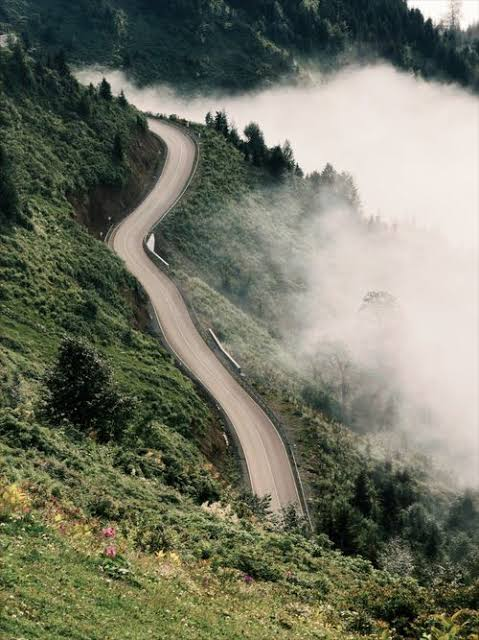
//> input picture gorev_3/goruntu_isleme_3/goruntu_isleme_3/resim.jpg, 479 x 640 px
$ ./Main   (built with g++ and OpenCV 4)
//> lines starting //> are read from the running program, lines starting //| are printed output that depends on the picture
#include <iostream>
#include <vector>
#include <cmath>
#include <algorithm>
#include <opencv2/opencv.hpp>

// ============================================================================
// MANUEL CLAHE (Contrast Limited Adaptive Histogram Equalization) ALGORİTMASI
// ============================================================================
cv::Mat manualCLAHE(const cv::Mat& src, double clipLimitVal, int gridX, int gridY) {
    int width = src.cols;
    int height = src.rows;

    int tileW = width / gridX;
    int tileH = height / gridY;

    // Her blok için CDF (kümülatif dağılım) tablosu: gridY x gridX x 256
    std::vector<std::vector<std::vector<uchar>>> cdfTables(
        gridY, std::vector<std::vector<uchar>>(gridX, std::vector<uchar>(256, 0))
    );

    // 1. ADIM: Her karonun histogramını çıkar, Clip Limit uygula ve CDF hesapla
    for (int gy = 0; gy < gridY; ++gy) {
        for (int gx = 0; gx < gridX; ++gx) {
            int startX = gx * tileW;
            int startY = gy * tileH;
            int actualTileW = (gx == gridX - 1) ? (width - startX) : tileW;
            int actualTileH = (gy == gridY - 1) ? (height - startY) : tileH;
            int totalPixels = actualTileW * actualTileH;

            // Blok histogramını hesapla
            std::vector<int> hist(256, 0);
            for (int y = 0; y < actualTileH; ++y) {
                const uchar* ptr = src.ptr<uchar>(startY + y);
                for (int x = 0; x < actualTileW; ++x) {
                    hist[ptr[startX + x]]++;
                }
            }

            // Clip Limit eşiğini aşan pikselleri kırp ve kalanlara eşit dağıt
            int clipLimit = static_cast<int>(clipLimitVal * (totalPixels / 256.0));
            if (clipLimit < 1) clipLimit = 1;

            int clipped = 0;
            for (int i = 0; i < 256; ++i) {
                if (hist[i] > clipLimit) {
                    clipped += (hist[i] - clipLimit);
                    hist[i] = clipLimit;
                }
            }

            int redist = clipped / 256;
            int residual = clipped % 256;
            for (int i = 0; i < 256; ++i) {
                hist[i] += redist;
            }
            for (int i = 0; i < residual; ++i) {
                hist[i]++;
            }

            // CDF (Kümülatif Dağılım Fonksiyonu) ve [0, 255] normalizasyonu
            int sum = 0;
            for (int i = 0; i < 256; ++i) {
                sum += hist[i];
                float val = (static_cast<float>(sum) / totalPixels) * 255.0f;
                cdfTables[gy][gx][i] = cv::saturate_cast<uchar>(std::round(val));
            }
        }
    }

    // 2. ADIM: Blok sınırlarını yumuşatmak için Çift Doğrusal İnterpolasyon (Bilinear)
    cv::Mat dst = cv::Mat::zeros(src.size(), CV_8UC1);

    for (int y = 0; y < height; ++y) {
        uchar* dstPtr = dst.ptr<uchar>(y);
        const uchar* srcPtr = src.ptr<uchar>(y);

        float fy = (y - tileH / 2.0f) / static_cast<float>(tileH);
        int y1 = static_cast<int>(std::floor(fy));
        int y2 = y1 + 1;
        float ay = fy - y1;

        y1 = std::clamp(y1, 0, gridY - 1);
        y2 = std::clamp(y2, 0, gridY - 1);

        for (int x = 0; x < width; ++x) {
            float fx = (x - tileW / 2.0f) / static_cast<float>(tileW);
            int x1 = static_cast<int>(std::floor(fx));
            int x2 = x1 + 1;
            float ax = fx - x1;

            x1 = std::clamp(x1, 0, gridX - 1);
            x2 = std::clamp(x2, 0, gridX - 1);

            uchar val = srcPtr[x];

            uchar v11 = cdfTables[y1][x1][val];
            uchar v12 = cdfTables[y1][x2][val];
            uchar v21 = cdfTables[y2][x1][val];
            uchar v22 = cdfTables[y2][x2][val];

            float top = (1.0f - ax) * v11 + ax * v12;
            float bot = (1.0f - ax) * v21 + ax * v22;
            float res = (1.0f - ay) * top + ay * bot;

            dstPtr[x] = cv::saturate_cast<uchar>(std::round(res));
        }
    }

    return dst;
}

// ============================================================================
// MAIN
// ============================================================================
int main() {
    // Görsel dosya adı (proje klasörünüzdeki dosya adı ile aynı olmalı)
    std::string dosyaAdi = "resim.jpg";

    // 1. Resmi tek kanallı (gri) olarak aç
    cv::Mat img = cv::imread(dosyaAdi, cv::IMREAD_GRAYSCALE);
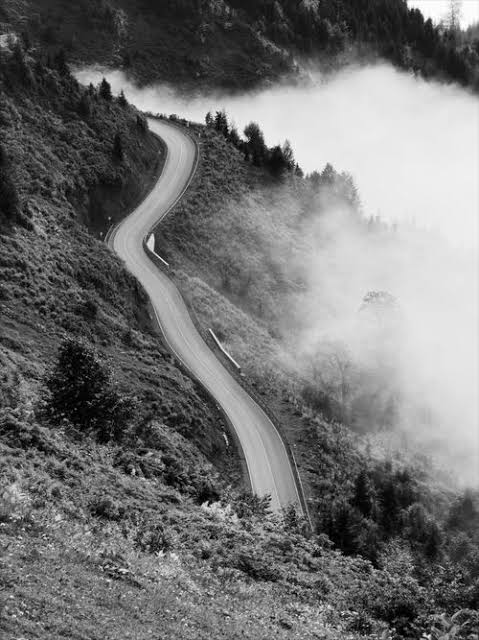
//> img: 640 rows x 479 cols, CV_8UC1; min 0, max 255, mean 114.4

    if (img.empty()) {
        std::cerr << "Hata: '" << dosyaAdi << "' okunamadi!" << std::endl;
        std::cerr << "Lutfen resmin .cpp dosyasinin yaninda oldugundan emin olun." << std::endl;
        std::cin.get();
        return -1;
    }

    const double clipLimit = 2.0;
    const cv::Size gridSize(8, 8);

    // 2. OpenCV Hazır CLAHE
    cv::Ptr<cv::CLAHE> clahe = cv::createCLAHE(clipLimit, gridSize);
    cv::Mat opencvSonuc;
    clahe->apply(img, opencvSonuc);
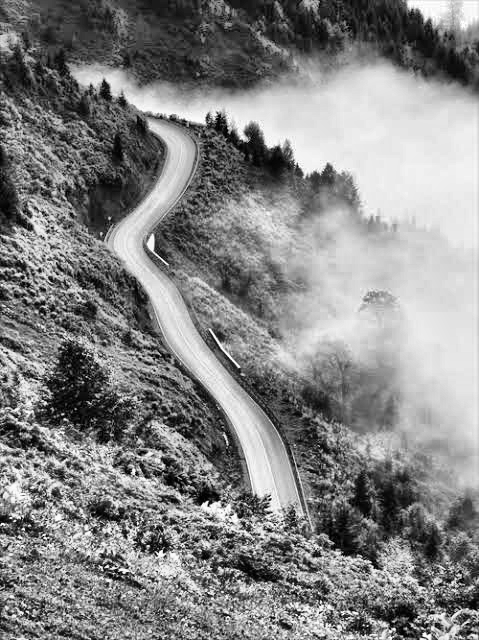
//> opencvSonuc: 640 rows x 479 cols, CV_8UC1; min 0, max 255, mean 132.6

    // 3. Sıfırdan Kodladığımız Manuel CLAHE
    cv::Mat manualSonuc = manualCLAHE(img, clipLimit, gridSize.width, gridSize.height);

    // 4. İki Yöntem Arasındaki Fark Haritası
    cv::Mat fark;
    cv::absdiff(opencvSonuc, manualSonuc, fark);
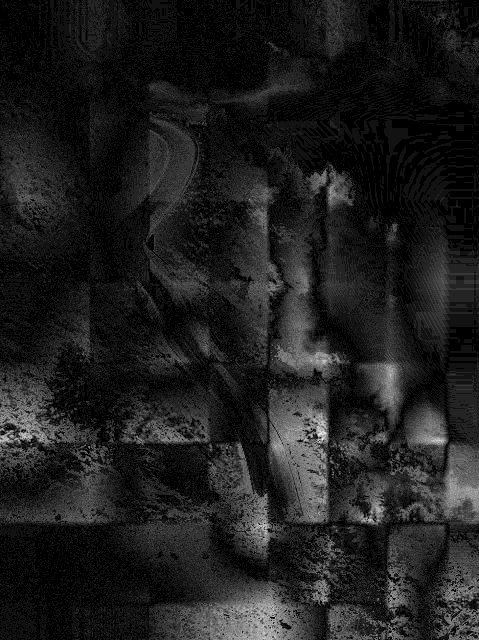
//> fark: 640 rows x 479 cols, CV_8UC1; min 0, max 14, mean 1.67; drawn with min black and max white
    cv::Scalar ortalamaFark = cv::mean(fark);
//> ortalamaFark = Scalar(1.67)

    std::cout << "========================================" << std::endl;
    std::cout << "Gorsel: " << dosyaAdi << " (" << img.cols << "x" << img.rows << ")" << std::endl;
//| Gorsel: resim.jpg (479x640)
    std::cout << "OpenCV CLAHE ile Manuel CLAHE ortalama piksel farki: "
        << ortalamaFark[0] << " / 255" << std::endl;
//| OpenCV CLAHE ile Manuel CLAHE ortalama piksel farki: 1.67008 / 255
    std::cout << "========================================" << std::endl;

    // 5. Pencereleri ekrana sığacak boyutta yan yana yerleştir
    int winW = 340;
    int winH = 450; // Dikey formatta bir resim olduğu için 340x450 oranı uygundur

    auto pencereYap = [&](const std::string& baslik, const cv::Mat& m, int x, int y) {
        cv::namedWindow(baslik, cv::WINDOW_NORMAL);
        cv::resizeWindow(baslik, winW, winH);
        cv::moveWindow(baslik, x, y);
        cv::imshow(baslik, m);
        };

    pencereYap("1. Orijinal Sisli Yol (Gri)", img, 40, 50);
    pencereYap("2. OpenCV Hazir CLAHE", opencvSonuc, 400, 50);
    pencereYap("3. Manuel Kodlanan CLAHE", manualSonuc, 760, 50);
    pencereYap("4. Fark (x10 Guclendirilmis)", fark * 10, 1120, 50);
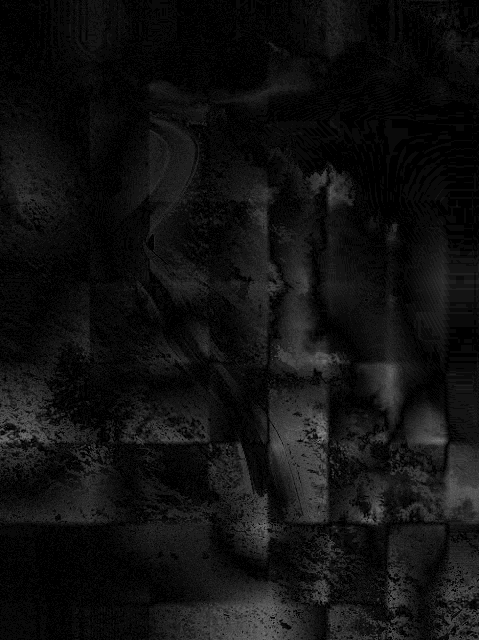
//> window '4. Fark (x10 Guclendirilmis)': 640 rows x 479 cols, CV_8UC1; min 0, max 140, mean 16.7

    // İsteğe bağlı sonuçları kaydet
    cv::imwrite("opencv_clahe_sonuc.jpg", opencvSonuc);
    cv::imwrite("manuel_clahe_sonuc.jpg", manualSonuc);

    std::cout << "\nPencereleri kapatmak icin herhangi bir tusa basin..." << std::endl;
    cv::waitKey(0);
    cv::destroyAllWindows();

    return 0;
}

$ run again, with gorev_3/goruntu_isleme_3/goruntu_isleme_3/images.jpg copied over gorev_3/goruntu_isleme_3/goruntu_isleme_3/resim.jpg
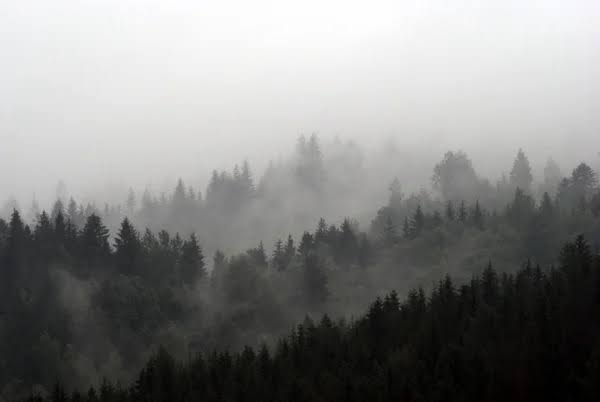
//> input picture gorev_3/goruntu_isleme_3/goruntu_isleme_3/images.jpg, 600 x 402 px
//> `clahe->apply(img, opencvSonuc);`:
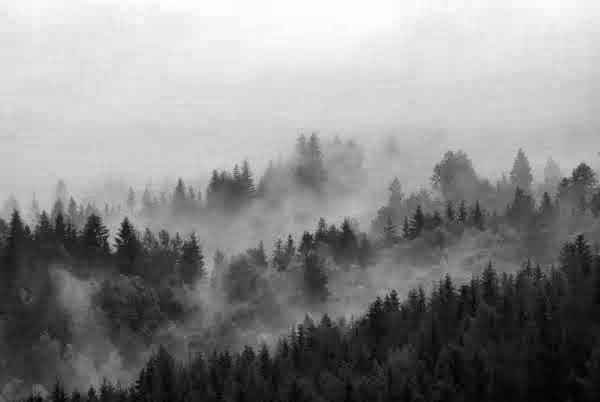
//> opencvSonuc: 402 rows x 600 cols, CV_8UC1; min 1, max 254, mean 138
//> `cv::absdiff(opencvSonuc, manualSonuc, fark);`:
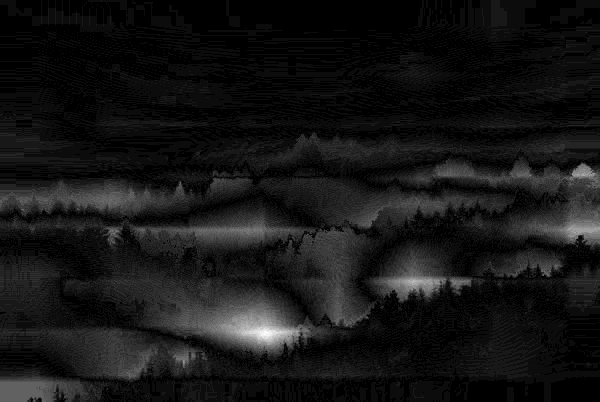
//> fark: 402 rows x 600 cols, CV_8UC1; min 0, max 21, mean 1.8; drawn with min black and max white
//> ortalamaFark = Scalar(1.76)
//| Gorsel: resim.jpg (600x402)
//| OpenCV CLAHE ile Manuel CLAHE ortalama piksel farki: 1.76074 / 255
